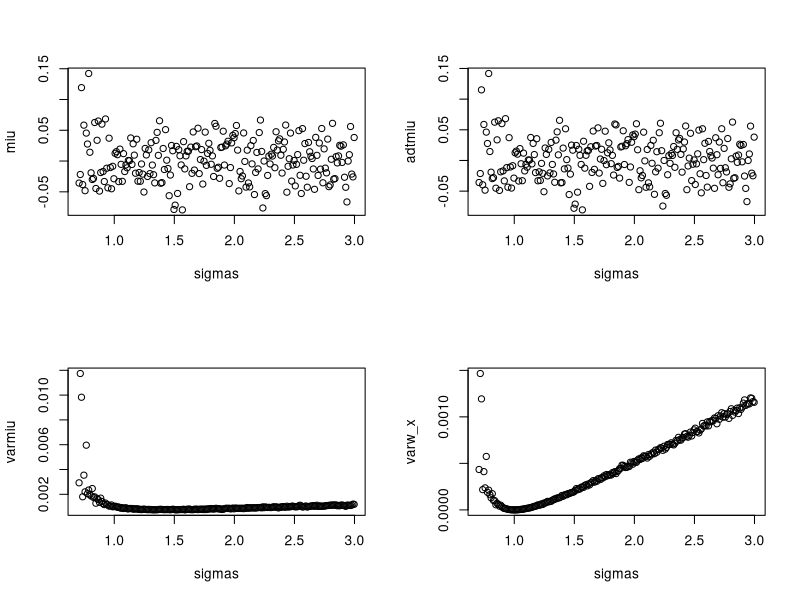

Write the R code that produced this figure.
g = function(x,v=1){
  p = dnorm(x,0,v)
  return(p)
}
f = function(x){
  p = dnorm(x,0,1)
  return(p)
}
w_x = function(x,v=1){
  return(f(x)/g(x,v))
}

#choosing sigma for g
#in part a we know that sigma need to be larger than sqrt(2)
#and the var get its min when sigma equal to 1
#so let sigma in (0.707,1.414)
sigmas <- 70.7:300/100
xs <- c()
varmiu <- c()
varw_x <- c()
x <- matrix(0,1000,length(sigmas))
w <- matrix(0,1000,length(sigmas))
#generate x from g
#then generate w, miu = mean(w*x)
miu <- c()
adtmiu <- c()
for ( i in 1:length(sigmas)) {
  xs <- rnorm(1000,0,sigmas[i])
  x[,i] <- xs
  w[,i] <- w_x(xs,sigmas[i])
  ex <- mean(x)
  miu[i] <- mean(x[,i]*w[,i])
  adtmiu[i] <- sum(x[,i]*w[,i])/sum(w[,i]) #adjusted miu
  varmiu[i] <- var(x[,i]*w[,i])/1000
  varw_x[i] <- var(w[,i])/1000
}

#show the relation between sigma and mean/var
par(mfrow =c(2,2))
plot(x=sigmas,y=miu)
plot(x=sigmas,y=adtmiu)
plot(x=sigmas,y=varmiu)
plot(x=sigmas,y=varw_x)

